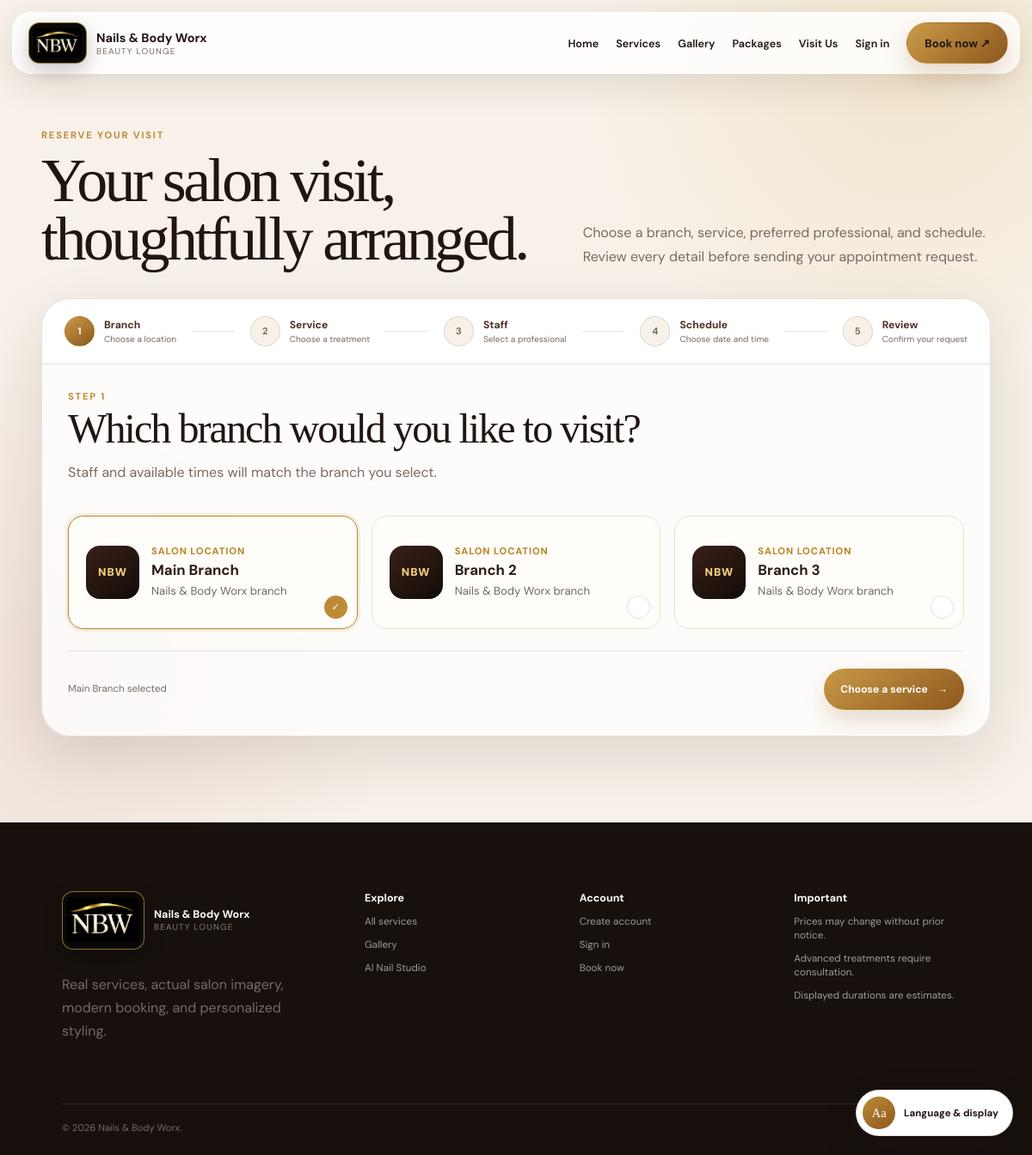
Page /customer/book.php on the committed database.
### tables this page shows
CREATE TABLE `branches` (
  `id` int(10) UNSIGNED NOT NULL,
  `branch_code` varchar(30) NOT NULL,
  `branch_name` varchar(150) NOT NULL,
  `address` varchar(255) DEFAULT NULL,
  `contact_number` varchar(40) DEFAULT NULL,
  `email` varchar(150) DEFAULT NULL,
  `opening_time` time DEFAULT '09:00:00',
  `closing_time` time DEFAULT '20:00:00',
  `gcash_merchant_name` varchar(150) DEFAULT NULL,
  `gcash_number` varchar(30) DEFAULT NULL,
  `gcash_qr_path` varchar(255) DEFAULT NULL,
  `status` enum('active','inactive') NOT NULL DEFAULT 'active',
  `display_order` int(11) NOT NULL DEFAULT 0,
  `created_at` timestamp NOT NULL DEFAULT current_timestamp(),
  `updated_at` timestamp NOT NULL DEFAULT current_timestamp() ON UPDATE current_timestamp()
);

### includes/branch-context.php (called while the page is built, shortened)
<?php
function branchTableExists(PDO $pdo, string $table): bool
{
    $statement = $pdo->prepare(
        "SELECT COUNT(*) FROM information_schema.tables
         WHERE table_schema = DATABASE() AND table_name = ?"
    );
    $statement->execute([$table]);
    return (bool) $statement->fetchColumn();
}
function activeBranches(PDO $pdo): array
{
    if (!branchTableExists($pdo, 'branches')) {
        return [];
    }
    return $pdo->query(
        "SELECT id, branch_code, branch_name, address, contact_number,
                email, opening_time, closing_time, status
         FROM branches
         WHERE status = 'active'
         ORDER BY display_order, branch_name"
    )->fetchAll(PDO::FETCH_ASSOC);
}

### customer/book.php (the view, shortened to what this page needs)
<?php
require_once '../config/database.php';
require_once '../includes/branch-context.php';
$branches = activeBranches($pdo);
$bookingDraft = $_SESSION['booking_draft'] ?? [];
$selectedBranchId = (int) ($_GET['branch_id'] ?? $_POST['branch_id'] ?? $bookingDraft['branch_id'] ?? 0);
if ($selectedBranchId <= 0 && $branches) {
    $selectedBranchId = (int) $branches[0]['id'];
}
$confirmed = isset($_GET['confirmed'])
    && !empty($_SESSION['booking_success_id']);
include '../includes/header.php';
?>
<main class="booking-v3-page booking-v4-page">
    <?php if ($confirmed): ?>
        <section class="booking-confirmation">
            <div class="booking-confirmation-icon">✓</div>
            <p class="booking-kicker">Appointment request received</p>
            <h1>Your visit is now waiting for confirmation.</h1>
            <p>
                The salon will review your schedule and payment requirement.
                You can track the appointment from your customer dashboard.
            </p>
            <div class="booking-confirmation-actions">
                <a class="nbw-primary-button" href="appointments.php">
                    View my appointments
                </a>
                <a class="nbw-secondary-button" href="../index.php">
                    Return home
                </a>
            </div>
        </section>
    <?php else: ?>
        <section class="booking-v3-intro">
            <div>
                <p class="booking-kicker">Reserve your visit</p>
                <h1>Your salon visit, thoughtfully arranged.</h1>
            </div>
            <p>
                Choose a branch, service, preferred professional, and schedule.
                Review every detail before sending your appointment request.
            </p>
        </section>
        <div class="booking-wizard-shell">
            <div class="booking-progress booking-progress-five" aria-label="Booking progress">
                <button class="active" type="button" data-step-jump="1">
                    <span>1</span>
                    <div><strong>Branch</strong><small>Choose a location</small></div>
                </button>
                <i></i>
                <button type="button" data-step-jump="2">
                    <span>2</span>
                    <div><strong>Service</strong><small>Choose a treatment</small></div>
                </button>
                <i></i>
                <button type="button" data-step-jump="3">
                    <span>3</span>
                    <div><strong>Staff</strong><small>Select a professional</small></div>
                </button>
                <i></i>
                <button type="button" data-step-jump="4">
                    <span>4</span>
                    <div><strong>Schedule</strong><small>Choose date and time</small></div>
                </button>
                <i></i>
                <button type="button" data-step-jump="5">
                    <span>5</span>
                    <div><strong>Review</strong><small>Confirm your request</small></div>
                </button>
            </div>
            <form method="POST" id="bookingForm">
                <section class="booking-step active" data-booking-step="1">
                    <div class="booking-step-heading">
                        <div>
                            <p class="booking-kicker">Step 1</p>
                            <h2>Which branch would you like to visit?</h2>
                            <p>Staff and available times will match the branch you select.</p>
                        </div>
                    </div>
                    <?php if (!$branches): ?>
                        <div class="booking-state booking-state-error">
                            <span>!</span>
                            <div>
                                <strong>No branch is currently available.</strong>
                                <p>Please contact Nails &amp; Body Worx for assistance.</p>
                            </div>
                        </div>
                    <?php else: ?>
                        <div class="booking-branch-grid">
                            <?php foreach ($branches as $branch): ?>
                                <?php $branchSelected = $selectedBranchId === (int)$branch['id']; ?>
                                <button
                                    type="button"
                                    class="booking-branch-card <?= $branchSelected ? 'selected' : '' ?>"
                                    data-branch-card
                                    data-branch-id="<?= (int)$branch['id'] ?>"
                                    data-branch-name="<?= htmlspecialchars($branch['branch_name'], ENT_QUOTES, 'UTF-8') ?>"
                                >
                                    <span class="booking-branch-icon">NBW</span>
                                    <span class="booking-branch-copy">
                                        <small>Salon location</small>
                                        <strong><?= htmlspecialchars($branch['branch_name'], ENT_QUOTES, 'UTF-8') ?></strong>
                                        <em><?= htmlspecialchars($branch['address'] ?? 'Nails & Body Worx branch', ENT_QUOTES, 'UTF-8') ?></em>
                                    </span>
                                    <span class="booking-select-circle">✓</span>
                                </button>
                            <?php endforeach; ?>
                        </div>
                    <?php endif; ?>
                    <div class="booking-step-footer">
                        <span id="branchSelectionMessage">Choose a branch to continue.</span>
                        <button type="button" class="booking-next-button" data-next-step="2" <?= !$branches ? 'disabled' : '' ?>>
                            Choose a service <b>→</b>
                        </button>
                    </div>
                </section>
            </form>
        </div>
    <?php endif; ?>
</main>
<link rel="stylesheet" href="../assets/css/booking-v3.css?v=068">
<?php include '../includes/footer.php'; ?>

### rows in the picture
branches: branch_name "Main Branch", address "Nails & Body Worx branch"
branches: branch_name "Branch 2", address "Nails & Body Worx branch"
branches: branch_name "Branch 3", address "Nails & Body Worx branch"

### other values in the picture
$labels['button'] "Language & display"
